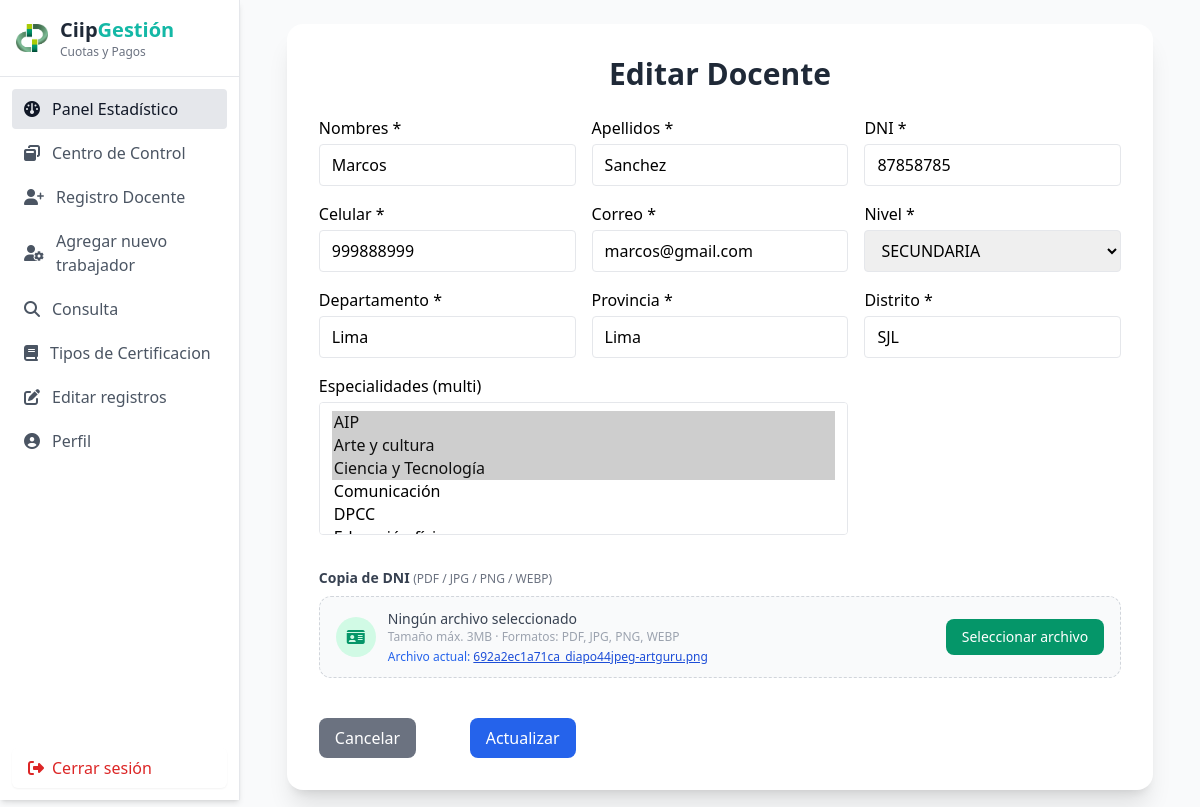
/public/editar_docente.php?id=1 (signed in), run on the app's committed database.
### tables this page shows
CREATE TABLE `docentes` (
  `id` int(11) NOT NULL,
  `nombres` varchar(120) NOT NULL,
  `apellidos` varchar(120) NOT NULL,
  `dni` varchar(20) NOT NULL,
  `celular` varchar(20) NOT NULL,
  `email` varchar(160) NOT NULL,
  `departamento` varchar(120) NOT NULL,
  `provincia` varchar(120) NOT NULL,
  `distrito` varchar(120) NOT NULL,
  `nivel` enum('INICIAL','PRIMARIA','SECUNDARIA') NOT NULL,
  `copia_dni_path` varchar(255) DEFAULT NULL,
  `created_at` timestamp NOT NULL DEFAULT current_timestamp(),
  `deleted_at` datetime DEFAULT NULL
);

### public/editar_docente.php (the view, shortened to what this page needs)
<?php
require __DIR__ . '/../config/db.php';
$id = (int) $_GET['id'];
$stmt = $pdo->prepare("SELECT * FROM docentes WHERE id = ?");
$stmt->execute([$id]);
$teacher = $stmt->fetch(PDO::FETCH_ASSOC);
$especialidades = $pdo->query("SELECT id, nombre FROM especialidades")->fetchAll(PDO::FETCH_ASSOC);
$niveles = ['INICIAL','PRIMARIA','SECUNDARIA'];
$teacherEspStmt = $pdo->prepare("SELECT specialty_id FROM docente_especialidad WHERE teacher_id = ?");
$teacherEspStmt->execute([$id]);
$teacherEsp = $teacherEspStmt->fetchAll(PDO::FETCH_COLUMN);
?>
<div class="flex justify-center items-center min-h-[85vh]">
  <div class="bg-white p-8 rounded-2xl shadow-xl w-full max-w-4xl">
    <h1 class="text-3xl font-bold text-center text-gray-800 mb-6">Editar Docente</h1>
    <form action="../process/process_editar_docente.php" method="POST" enctype="multipart/form-data">
      <div class="grid md:grid-cols-3 gap-4">
        <div>
          <label class="block mb-1">Nombres *</label>
          <input name="nombres" value="<?= htmlspecialchars($teacher['nombres']) ?>" required class="w-full border rounded px-3 py-2">
        </div>
        <div>
          <label class="block mb-1">Apellidos *</label>
          <input name="apellidos" value="<?= htmlspecialchars($teacher['apellidos']) ?>" required class="w-full border rounded px-3 py-2">
        </div>
        <div>
          <label class="block mb-1">DNI *</label>
          <input name="dni" value="<?= htmlspecialchars($teacher['dni']) ?>" required class="w-full border rounded px-3 py-2">
        </div>
        <div>
          <label class="block mb-1">Celular *</label>
          <input name="celular" value="<?= htmlspecialchars($teacher['celular']) ?>" required class="w-full border rounded px-3 py-2">
        </div>
        <div>
          <label class="block mb-1">Correo *</label>
          <input type="email" name="email" value="<?= htmlspecialchars($teacher['email']) ?>" required class="w-full border rounded px-3 py-2">
        </div>
        <div>
          <label class="block mb-1">Nivel *</label>
          <select name="nivel" required class="w-full border rounded px-3 py-2">
            <?php foreach ($niveles as $nivel): ?>
              <option value="<?= htmlspecialchars($nivel) ?>" <?= $nivel==$teacher['nivel']?'selected':'' ?>><?= htmlspecialchars($nivel) ?></option>
            <?php endforeach; ?>
          </select>
        </div>
        <div>
          <label class="block mb-1">Departamento *</label>
          <input name="departamento" value="<?= htmlspecialchars($teacher['departamento']) ?>" required class="w-full border rounded px-3 py-2">
        </div>
        <div>
          <label class="block mb-1">Provincia *</label>
          <input name="provincia" value="<?= htmlspecialchars($teacher['provincia']) ?>" required class="w-full border rounded px-3 py-2">
        </div>
        <div>
          <label class="block mb-1">Distrito *</label>
          <input name="distrito" value="<?= htmlspecialchars($teacher['distrito']) ?>" required class="w-full border rounded px-3 py-2">
        </div>
        <div id="especialidades-box" class="md:col-span-2 hidden">
                <label class="block mb-1">Especialidades (multi)</label>
                <select id="especialidades-select" name="especialidades[]" multiple size="5" class="w-full border rounded px-3 py-2">
                    <?php foreach ($especialidades as $esp): ?>
                        <option value="<?= $esp['id'] ?>"
                            <?= in_array($esp['id'], $teacherEsp) ? 'selected' : '' ?>>
                            <?= htmlspecialchars($esp['nombre']) ?>
                        </option>
                    <?php endforeach; ?>
                </select>
            </div>
        <div class="mt-4 md:col-span-3">
            <label class="block text-sm font-semibold text-gray-700 mb-2">
                Copia de DNI
                <span class="text-xs font-normal text-gray-500">(PDF / JPG / PNG / WEBP)</span>
            </label>
            <div class="w-full rounded-xl border border-dashed border-gray-300 bg-gray-50 px-4 py-3
                        flex items-center justify-between gap-4">
                <div class="flex items-center gap-3">
                    <div class="w-10 h-10 rounded-full bg-emerald-100 flex items-center justify-center">
                        <i class="fas fa-id-card text-emerald-600"></i>
                    </div>
                    <div class="flex flex-col">
                        <span id="dni-file-label" class="text-sm font-medium text-gray-700">
                            Ningún archivo seleccionado
                        </span>
                        <span class="text-xs text-gray-400">
                            Tamaño máx. 3MB · Formatos: PDF, JPG, PNG, WEBP
                        </span>
                        <div id="dni-actual" class="text-xs text-blue-600 mt-1">
                            <?php if (!empty($teacher['copia_dni_path'])): ?>
                                Archivo actual:
                                <a href="<?= htmlspecialchars($teacher['copia_dni_path']) ?>"
                                  target="_blank"
                                  class="underline text-blue-700">
                                  <?= basename($teacher['copia_dni_path']) ?>
                                </a>
                            <?php else: ?>
                                Ningún archivo cargado
                            <?php endif; ?>
                        </div>
                    </div>
                </div>
                <label for="copia_dni"
                      class="shrink-0 inline-flex items-center px-4 py-2 rounded-lg
                              bg-emerald-600 text-white text-sm font-medium cursor-pointer
                              hover:bg-emerald-700 transition">
                    Seleccionar archivo
                </label>
            </div>
        </div>
      <div class="flex justify-between mt-6">
        <a href="home.php"
           class="bg-gray-500 text-white py-2 px-4 rounded-lg hover:bg-gray-600 transition">
           Cancelar
        </a>
        <button type="submit" class="bg-blue-600 text-white py-2 px-4 rounded-lg hover:bg-blue-700 transition">
          Actualizar
        </button>
      </div>
    </form>
  </div>
</div>
<?php
require __DIR__ . '/layout.php';
?>

### data on the page
docentes: nombres "Marcos", apellidos "Sanchez", dni "87858785", celular "999888999", email "marcos@gmail.com", nivel "SECUNDARIA", departamento "Lima", provincia "Lima", distrito "SJL", copia_dni_path "692a2ec1a71ca_diapo44jpeg-artguru.png"

### other printed values
form field value "AIP ☑ / Arte y cultura ☑ / Ciencia y Tecnología ☑ / Comunicación / DPCC"
